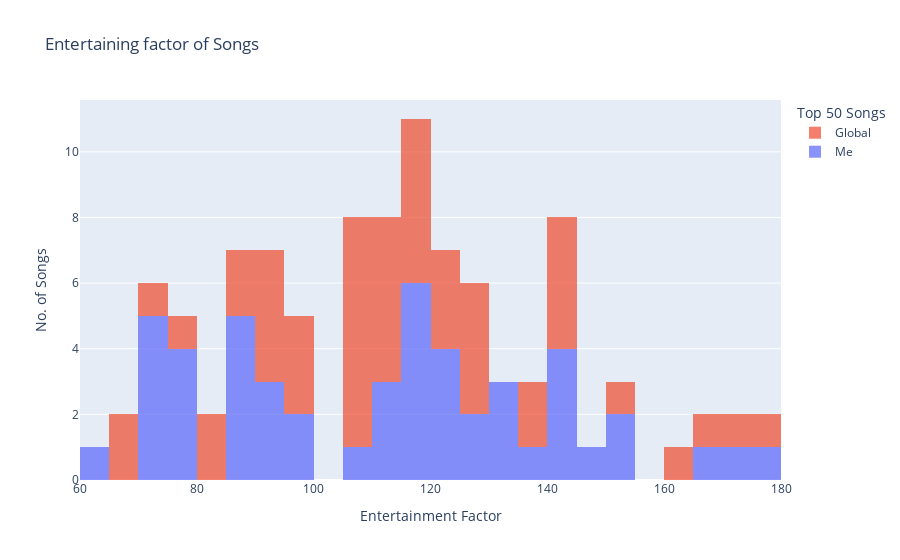

Notebook code for this chart:
### Markdown cell above
Audio features of my top 50 are distinct from the global top 50! I prefer low-spirited,    
acoustics songs having lower energy levels, while worldwide hits suggest people incline          
towards fast-paced, energetic songs that they can dance.

### Code cell
fig = go.Figure()
fig.add_trace(go.Histogram(x=top50['entertainment_factor'], name='Me', nbinsx=30))
fig.add_trace(go.Histogram(x=globaltop50['entertainment_factor'], name='Global', nbinsx=30))

# Overlay both histograms
fig.update_layout(barmode='stack', title='Entertaining factor of Songs',
                legend_title='Top 50 Songs', xaxis_title='Entertainment Factor', yaxis_title='No. of Songs')

# Reduce opacity to see both histograms
fig.update_traces(opacity=0.75)
fig.show()

### Figure 1 — Plotly figure (JSON) as saved in the notebook; plotly's stock layout.template omitted (floating-point values rounded to 4 significant figures)
{"data": [{"name": "Me", "nbinsx": 30, "opacity": 0.75, "type": "histogram", "x": [153.5, 135.0, 73.88, 116.7, 123.8, 110.8, 147.8, 75.04, 95.12, 151.6, 88.58, 75.73, 88.67, 166.8, 71.77, 142.5, 119.9, 87.51, 114.9, 75.4, 86.15, 122.8, 116.7, 72.16, 132.1, 143.2, 96.85, 91.92, 173.5, 113.6, 131.6, 108.9, 92.11, 129.0, 77.91, 93.55, 87.2, 144.5, 133.4, 121.4, 140.1, 175.5, 72.71, 119.5, 121.5, 116.6, 126.5, 116.1, 61.46, 70.99]}, {"name": "Global", "nbinsx": 30, "opacity": 0.75, "type": "histogram", "x": [166.3, 93.09, 111.8, 118.0, 121.0, 83.46, 92.55, 136.4, 119.5, 105.1, 99.32, 112.3, 118.0, 92.45, 142.7, 74.1, 108.1, 107.8, 84.89, 136.5, 142.8, 96.82, 117.9, 88.85, 106.5, 112.2, 125.3, 127.0, 106.6, 162.3, 140.4, 111.0, 111.1, 125.7, 105.9, 120.8, 68.73, 86.87, 178.1, 115.3, 128.2, 99.43, 123.6, 93.53, 105.8, 77.75, 173.2, 66.65, 144.7, 152.9]}], "layout": {"barmode": "stack", "legend": {"title": {"text": "Top 50 Songs"}}, "title": {"text": "Entertaining factor of Songs"}, "xaxis": {"title": {"text": "Entertainment Factor"}}, "yaxis": {"title": {"text": "No. of Songs"}}}}
